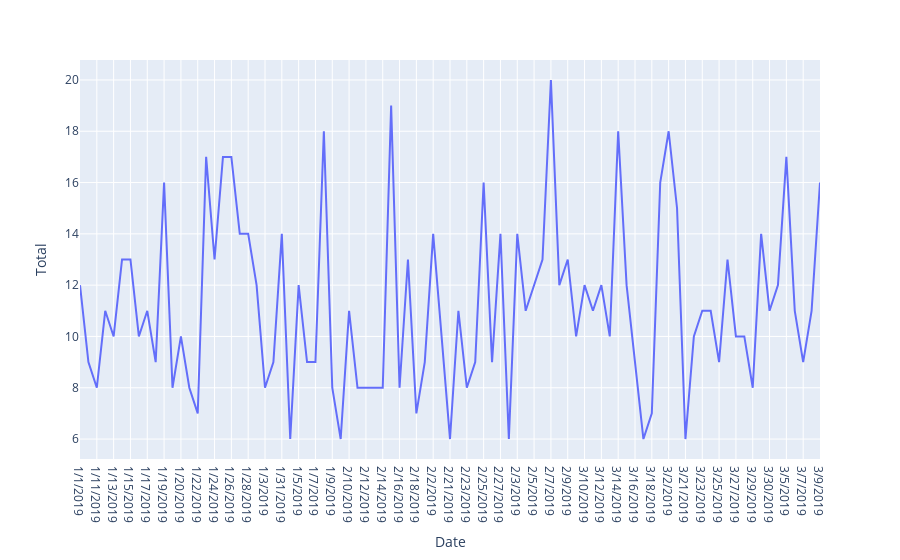

This figure's notebook cell:
### Code cell
df_ = (
    df
    .groupby('Date',as_index=False)
    ['Total']
    .count()
)
px.line(
    df_,
    x = 'Date',
    y = 'Total'
)

### Figure 1 — Plotly figure (JSON) as saved in the notebook; plotly's stock layout.template omitted (floating-point values rounded to 4 significant figures)
{"data": [{"hovertemplate": "Date=%{x}<br>Total=%{y}<extra></extra>", "legendgroup": "", "line": {"color": "#636efa", "dash": "solid"}, "marker": {"symbol": "circle"}, "mode": "lines", "name": "", "orientation": "v", "showlegend": false, "type": "scatter", "x": ["1/1/2019", "1/10/2019", "1/11/2019", "1/12/2019", "1/13/2019", "1/14/2019", "1/15/2019", "1/16/2019", "1/17/2019", "1/18/2019", "1/19/2019", "1/2/2019", "1/20/2019", "1/21/2019", "1/22/2019", "1/23/2019", "1/24/2019", "1/25/2019", "1/26/2019", "1/27/2019", "1/28/2019", "1/29/2019", "1/3/2019", "1/30/2019", "1/31/2019", "1/4/2019", "1/5/2019", "1/6/2019", "1/7/2019", "1/8/2019", "1/9/2019", "2/1/2019", "2/10/2019", "2/11/2019", "2/12/2019", "2/13/2019", "2/14/2019", "2/15/2019", "2/16/2019", "2/17/2019", "2/18/2019", "2/19/2019", "2/2/2019", "2/20/2019", "2/21/2019", "2/22/2019", "2/23/2019", "2/24/2019", "2/25/2019", "2/26/2019", "2/27/2019", "2/28/2019", "2/3/2019", "2/4/2019", "2/5/2019", "2/6/2019", "2/7/2019", "2/8/2019", "2/9/2019", "3/1/2019", "3/10/2019", "3/11/2019", "3/12/2019", "3/13/2019", "3/14/2019", "3/15/2019", "3/16/2019", "3/17/2019", "3/18/2019", "3/19/2019", "3/2/2019", "3/20/2019", "3/21/2019", "3/22/2019", "3/23/2019", "3/24/2019", "3/25/2019", "3/26/2019", "3/27/2019", "3/28/2019", "3/29/2019", "3/3/2019", "3/30/2019", "3/4/2019", "3/5/2019", "3/6/2019", "3/7/2019", "3/8/2019", "3/9/2019"], "xaxis": "x", "y": [12, 9, 8, 11, 10, 13, 13, 10, 11, 9, 16, 8, 10, 8, 7, 17, 13, 17, 17, 14, 14, 12, 8, 9, 14, 6, 12, 9, 9, 18, 8, 6, 11, 8, 8, 8, 8, 19, 8, 13, 7, 9, 14, 10, 6, 11, 8, 9, 16, 9, 14, 6, 14, 11, 12, 13, 20, 12, 13, 10, 12, 11, 12, 10, 18, 12, 9, 6, 7, 16, 18, 15, 6, 10, 11, 11, 9, 13, 10, 10, 8, 14, 11, 12, 17, 11, 9, 11, 16], "yaxis": "y"}], "layout": {"legend": {"tracegroupgap": 0}, "margin": {"t": 60}, "xaxis": {"anchor": "y", "domain": [0, 1], "title": {"text": "Date"}}, "yaxis": {"anchor": "x", "domain": [0, 1], "title": {"text": "Total"}}}}
